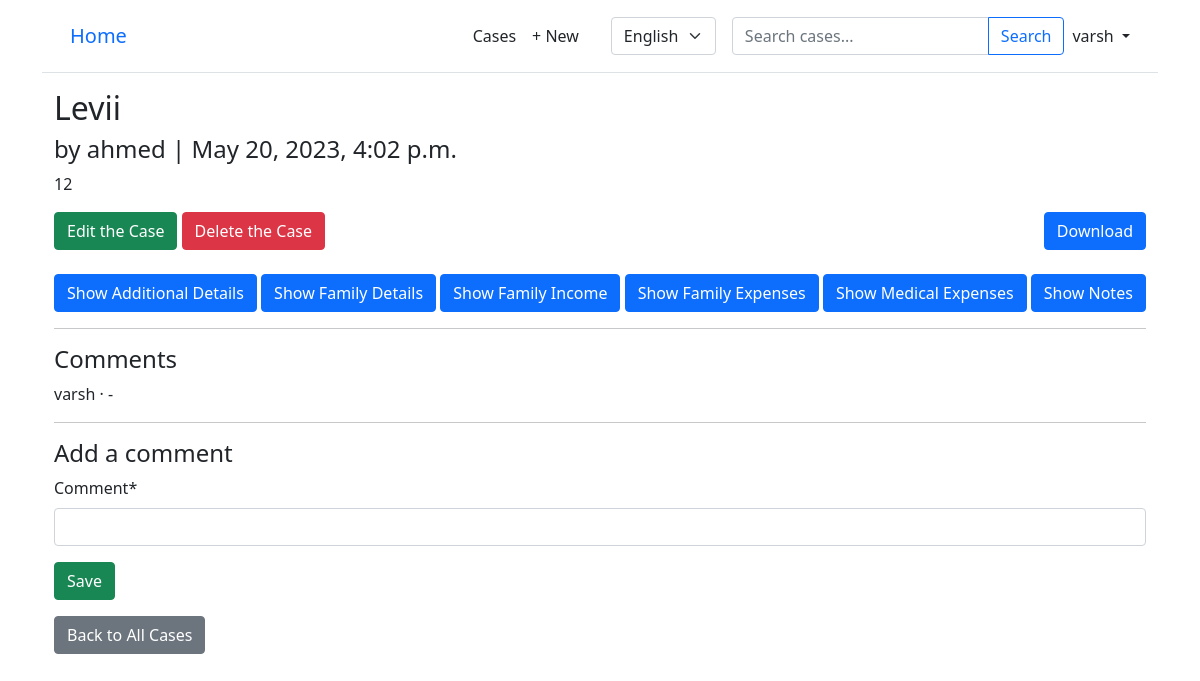
The page /cases/6/ (signed in) on the database its author committed.
### accounts/models.py (models this page shows)
class CustomUser(AbstractUser):
    age = models.PositiveBigIntegerField(null = True, blank=True)

### cases/models.py (models this page shows, shortened)
class Case(models.Model):
    author = models.ForeignKey(
        settings.AUTH_USER_MODEL,
        on_delete=models.CASCADE,
    )
    addDate = models.DateTimeField(
        auto_now_add=True,
    )
    name = models.CharField(max_length=255)
    gender = models.CharField(max_length=2, choices=GENDERS)
    job = models.CharField(max_length=150)
    region = models.ForeignKey(Regions, on_delete=models.SET_NULL, null=True)
    typeHelp = models.ForeignKey(TypeHelp, on_delete=models.SET_NULL, null=True)
    marriageStatus = models.CharField(max_length=2, choices=MARRIAGE_STATUS)
    birthDate = models.DateField()
    nationalID = models.CharField(max_length=14)
    nationalIDExpiration = models.DateField()
    qualification = models.CharField(max_length=2, choices=QUALIFICATIONS)
    phoneNumber = models.CharField(max_length=150)
    gaurdianName = models.CharField(max_length=255)
    gaurdianRelation = models.CharField(max_length=2, choices=GAURDIAN_RELATIONS)
    gaudrianNumber = models.CharField(max_length=150)
    housing = models.CharField(max_length=255)
    caseDescribtion = models.TextField()

class Comment(models.Model): # new
    case = models.ForeignKey(Case, on_delete=models.CASCADE)
    comment = models.CharField(max_length=140)
    author = models.ForeignKey(
    settings.AUTH_USER_MODEL,
    on_delete=models.CASCADE,
    )
    def __str__(self):
        return self.comment

### cases/views.py (the view, shortened to what this page needs)
# urls.py: path("<int:pk>/", CaseDetailView.as_view(), name="case_detail"),
class CaseDetailView(LoginRequiredMixin, DetailView):
    model = Case
    template_name = "case_detail.html"
    context_object_name = "case"
    def get(self, request, *args, **kwargs):
        view = CommentGet.as_view()
        return view(request, *args, **kwargs)

### cases/forms.py
class CommentForm(forms.ModelForm):
    class Meta:
        model = Comment
        fields = ("comment",)

### cases/models.py (called while the page is built)
    def __str__(self):
        return f"{self.region} - {self.city}"

    def __str__(self):
        return f"{self.typeHelp}"

### cases/views.py (called while the page is built)
    def get_context_data(self, **kwargs):
        context = super().get_context_data(**kwargs)
        context["form"] = CommentForm()
        return context

### templates/case_detail.html (shortened to what this page needs)
{% extends 'base.html' %}
{% load i18n %}
{% block content %}
{% load crispy_forms_tags %}
<div class="container">
    <div class="article-entry">
        <h2>{{ case.name }}</h2>
        <h4>by {{ case.author }} | {{ case.addDate }}</h4>
        <p>{{ case.caseDescribtion }}</p>
        <div class="d-flex justify-content-between">
            <div>
                <a href="{% url 'case_edit' case.pk %}" class="btn btn-success">Edit the Case</a>
                <a href="{% url 'case_delete' case.pk %}" class="btn btn-danger">Delete the Case</a>
            </div>
            <div>
                <a href="{% url 'download_excel' case_id=case.pk %}" class="btn btn-primary">Download</a>
            </div>
        </div>
        <br>
        <button class="btn btn-primary" type="button" data-bs-toggle="collapse" data-bs-target="#additionalDetails" aria-expanded="false" aria-controls="additionalDetails">
            Show Additional Details
        </button>
        <button class="btn btn-primary" type="button" data-bs-toggle="collapse" data-bs-target="#familyDetails" aria-expanded="false" aria-controls="familyDetails">
            Show Family Details
        </button>
        <button class="btn btn-primary" type="button" data-bs-toggle="collapse" data-bs-target="#familyIncome" aria-expanded="false" aria-controls="familyIncome">
            Show Family Income
        </button>
        <button class="btn btn-primary" type="button" data-bs-toggle="collapse" data-bs-target="#familyExpenses" aria-expanded="false" aria-controls="familyExpenses">
            Show Family Expenses
        </button>
        <button class="btn btn-primary" type="button" data-bs-toggle="collapse" data-bs-target="#medicalExpenses" aria-expanded="false" aria-controls="medicalExpenses">
            Show Medical Expenses
        </button>
        <button class="btn btn-primary" type="button" data-bs-toggle="collapse" data-bs-target="#notes" aria-expanded="false" aria-controls="notes">
            Show Notes
        </button>
    </div>
    <hr>
        <h4>Comments</h4>
        {% for comment in case.comment_set.all %}
            <p>{{ comment.author }} &middot; {{ comment }}</p>
        {% endfor %}
    <hr>
    <h4>Add a comment</h4>
    <form action="" method="post">{% csrf_token %}
        {{ form|crispy }}
        <button class="btn btn-success ml-2"
        type="submit">Save</button>
    </form>
    <p class="mt-3">
        <a href="{% url 'case_list' %}" class="btn btn-secondary">Back to All Cases</a>
    </p>
    </div>
</div>
{% endblock content %}

### templates/base.html (shortened to what this page needs)
<!DOCTYPE html>
{% load static %}
{% load i18n %}
<html>
<head>
  <link href="https://cdn.jsdelivr.net/npm/bootstrap@5.1.3/dist/css/bootstrap.min.css" rel="stylesheet"
>
  <link href="{% static 'css/base.css' %}" rel="stylesheet">
</head>
<body>
  <div class="container">
<header class="p-3 mb-3 border-bottom">
    <div class="container">
        <div class="d-flex flex-wrap align-items-center justify-content-between">
            <a class="navbar-brand" href="{% url 'home' %}">{% trans "Home" %}</a>
            <div class="d-flex align-items-center">
                <ul class="nav me-3">
                    {% if user.is_authenticated %}
                    <li><a href="{% url 'case_list'%}" class="nav-link px-2 link-dark">{% trans "Cases" %}</a></li>
                    <li><a href="{% url 'case_new' %}" class="nav-link px-2 link-dark">{% trans "+ New" %}</a></li>
                    {% endif %}
                </ul>
                <form method="POST" action="{% url 'set_language' %}">
                <div class="input-group px-2">
                <select name="language" class="form-select" onchange="this.form.submit()">
                    {% get_current_language as current_language %}
                    {% get_available_languages as available_languages %}
                    {% for lang_code, lang_name in available_languages %}
                    <option value="{{ lang_code }}" {% if lang_code == current_language %}selected{% endif %}>
                        {{ lang_name }}
                    </option>
                    {% endfor %}
                </select>
                </div>
                </form>
                {% if user.is_authenticated %}
                <form class="form-inline px-2" method="GET" action="{% url 'case_search' %}">
                    <div class="input-group">
                        <input class="form-control" type="search" name="query" placeholder="Search cases..."
                            aria-label="Search">
                        <button class="btn btn-outline-primary" type="submit">{% trans "Search" %}</button>
                    </div>
                </form>
                {% endif %}
                <div class="dropdown">
                    {% if user.is_authenticated %}
                    <a href="#" class="d-block link-dark text-decoration-none dropdown-toggle" id="dropdownUser1"
                        data-bs-toggle="dropdown" aria-expanded="false">
                        {{ user.username }}
                    </a>
                    {% else %}
                    <a href="{% url 'login' %}" class="btn btn-outline-primary me-2">{% trans "Log In" %}</a>
                    <a href="{% url 'signup' %}" class="btn btn-primary">{% trans "Sign Up" %}</a>
                    {% endif %}
                </div>
            </div>
        </div>
    </div>
</header>
    <main>
      {% block content %}
      {% endblock content %}
</body>
</html>

### static/css/base.css (style rules this page uses)
html, body { height: 100%; }

### rows shown on the page
CustomUser: username "varsh"
Case: name "Levii", author "ahmed", addDate "May 20, 2023, 4:02 p.m.", caseDescribtion "12"
Comment: author "varsh", comment "-"

### other values the page prints
form field language "English"
